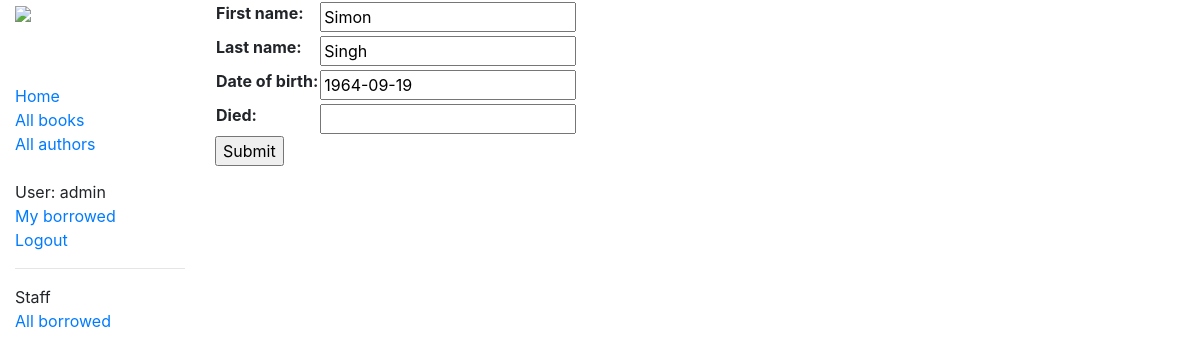
/catalog/author/1/update (signed in), run on the app's committed database.
### catalog/models.py (models this page shows, shortened)
class Author(models.Model):
    first_name = models.CharField(max_length = 100)
    last_name = models.CharField(max_length = 100)
    date_of_birth = models.DateField(null = True, blank = True)
    date_of_death = models.DateField('died', null = True, blank = True)
    class Meta:
        ordering = ['last_name', 'first_name']

### catalog/views.py (the view)
# urls.py: , path("author/<int:pk>/update", views.AuthorUpdate.as_view(), name="author_update")
class AuthorUpdate(PermissionRequiredMixin, UpdateView):
    model = Author
    permission_required = 'catalog.can_mark_returned'
    fields = ['first_name', 'last_name', 'date_of_birth', 'date_of_death']

### catalog/templates/catalog/author_form.html (shortened to what this page needs)
{% extends "base_generic.html" %}
{% block content %}
  <form action="" method="post">
    <table>
    {{ form.as_table }}
    </table>
    <input type="submit" value="Submit">
  </form>
{% endblock %}

### catalog/templates/base_generic.html (shortened to what this page needs)
<!DOCTYPE html>
<html lang="en">
<head>
  <link rel="stylesheet" href="https://stackpath.bootstrapcdn.com/bootstrap/4.1.3/css/bootstrap.min.css"
>
  {% load static %}
  <link rel="stylesheet" href="{% static 'css/styles.css' %}">
</head>
<body>
  <div class="container-fluid">
    <div class="row">
      <div class="col-sm-2">
      {% block sidebar %}
        <a href="https://www.4-most.co.uk/" target = "_blank"> <img src="{% static 'images/background.bmp' %}"/></a>
        <ul class="sidebar-nav">
          <li><a href="{% url 'index' %}">Home</a></li>
          <li><a href="{% url 'books' %}">All books</a></li>
          <li><a href="{% url 'authors' %}">All authors</a></li>
          <br>
        {% if user.is_authenticated %}
          <li>User: {{ user.get_username }}</li>
          <li><a href="{% url 'my-borrowed' %}">My borrowed</a></li>
          <li><a href="{% url 'logout' %}?next={{request.path}}">Logout</a></li>
        {% else %}
          <li><a href="{% url 'login' %}?next={{request.path}}">Login</a></li>
        {% endif %}
          <hr>
        {% if user.is_staff %}
          <li>Staff</li>
          <li><a href="{% url 'borrowed' %}">All borrowed</a></li>
        {% endif %}
        </ul>
      {% endblock %}
      </div>
      <div class="col-sm-10">
        {% block content %}{% endblock %}
      </div>
    </div>
  </div>
</body>
</html>

### catalog/static/css/styles.css (style rules this page uses)
.sidebar-nav { margin-top: 60px; padding: 0; list-style: none; }
img { max-width: 200px; max-height: 200px; }

### data on the page
Author: first_name "Simon", last_name "Singh", date_of_birth "1964-09-19"

### other printed values
{{ user.get_username }} "admin"
